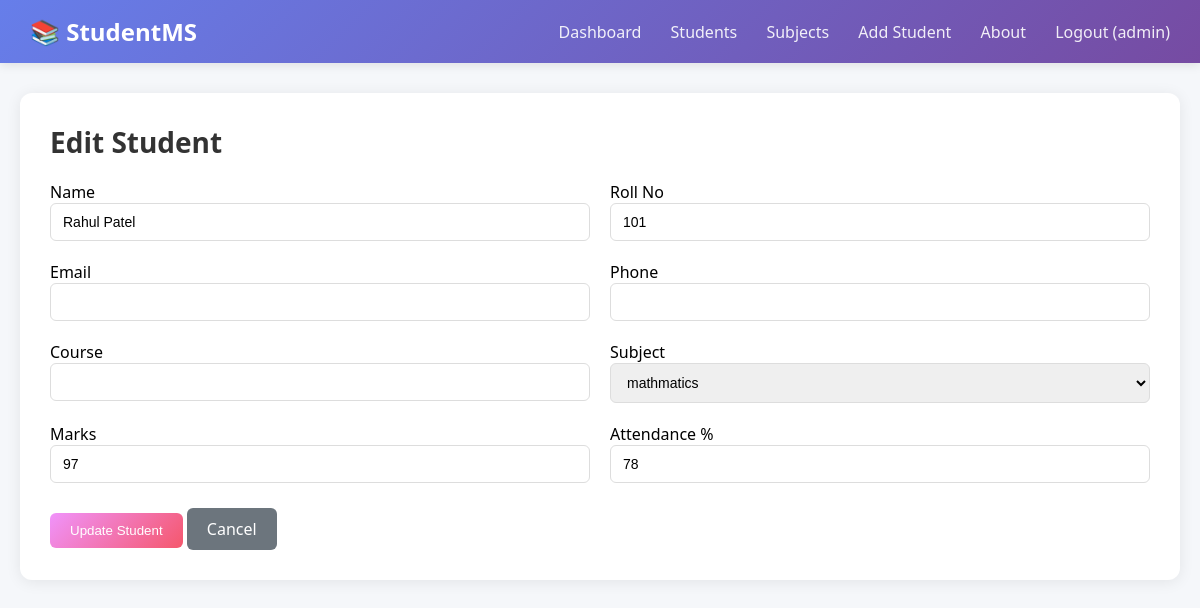
Screenshot of /edit/1 (signed in) with the database file from the repository.
### tables this page shows
CREATE TABLE student
                    (id INTEGER PRIMARY KEY AUTOINCREMENT,
                     name TEXT,
                     roll_no TEXT UNIQUE,
                     subject_id INTEGER,
                     marks INTEGER,
                     attendance INTEGER,
                     created_by INTEGER,
                     FOREIGN KEY(subject_id) REFERENCES subjects(id),
                     FOREIGN KEY(created_by) REFERENCES users(id));

### app.py (the view, shortened to what this page needs)
@app.route('/edit/<int:id>', methods=['GET', 'POST'])
@login_required
@admin_required
def edit(id):
    conn = get_db()
    student = conn.execute("SELECT * FROM student WHERE id=?", (id,)).fetchone()
    subjects = conn.execute("SELECT * FROM subjects").fetchall()
    conn.close()
    return render_template('edit.html', student=student, subjects=subjects)

### app.py (called while the page is built)
def get_db():
    os.makedirs(os.path.dirname(DB_PATH), exist_ok=True)
    conn = sqlite3.connect(DB_PATH)
    conn.row_factory = sqlite3.Row
    return conn

def login_required(f):
    @wraps(f)
    def decorated(*args, **kwargs):
        if 'user_id' not in session:
            flash('Please login first!', 'danger')
            return redirect(url_for('login'))
        return f(*args, **kwargs)
    return decorated

def admin_required(f):
    @wraps(f)
    def decorated(*args, **kwargs):
        if 'role' not in session or session['role']!= 'admin':
            flash('Admin access required!', 'danger')
            return redirect(url_for('home'))
        return f(*args, **kwargs)
    return decorated

### templates/edit.html
{% extends "base.html" %}
{% block content %}
<div class="card">
    <h2>Edit Student</h2>
    <form method="POST" style="margin-top: 20px;">
        <div style="display: grid; grid-template-columns: 1fr 1fr; gap: 20px;">
            <div><label>Name</label><input type="text" name="name" value="{{ student.name }}" required></div>
            <div><label>Roll No</label><input type="text" name="roll_no" value="{{ student.roll_no }}" required></div>
            <div><label>Email</label><input type="email" name="email" value="{{ student.email }}" required></div>
            <div><label>Phone</label><input type="text" name="phone" value="{{ student.phone }}" required></div>
            <div><label>Course</label><input type="text" name="course" value="{{ student.course }}" required></div>
            <div>
                <label>Subject</label>
                <select name="subject" required>
                    {% for sub in subjects %}
                        <option value="{{ sub.subject_name }}" {% if sub.subject_name==student.subject %}selected{% endif %}>{{ sub.subject_name }}</option>
                    {% endfor %}
                </select>
            </div>
            <div><label>Marks</label><input type="number" name="marks" value="{{ student.marks }}" min="0" max="100" required></div>
            <div><label>Attendance %</label><input type="number" name="attendance" value="{{ student.attendance }}" min="0" max="100" required></div>
        </div>
        <div style="margin-top: 25px;">
            <button type="submit" class="btn btn-warning">Update Student</button>
            <a href="/records" class="btn" style="background: #6c757d; color: white;">Cancel</a>
        </div>
    </form>
</div>
{% endblock %}

### templates/base.html (style rules this page uses)
* { margin: 0; padding: 0; box-sizing: border-box; }
body { font-family: 'Segoe UI', Tahoma, Geneva, Verdana, sans-serif; background: #f5f7fa; min-height: 100vh; }
.card { background: white; padding: 30px; border-radius: 12px; box-shadow: 0 2px 15px rgba(0,0,0,0.08); margin-bottom: 25px; }
.btn { padding: 10px 20px; border: none; border-radius: 6px; cursor: pointer; text-decoration: none; display: inline-block; font-weight: 500; transition: all 0.3s; }
.btn-warning { background: linear-gradient(135deg, #f093fb 0%, #f5576c 100%); color: white; }
input, select { width: 100%; padding: 10px 12px; border: 1px solid #ddd; border-radius: 6px; font-size: 14px; transition: all 0.3s; }
h2 { color: #333; margin-bottom: 20px; font-size: 28px; }

### rows the page displays
student: name "Rahul Patel", roll_no "101", marks "97", attendance "78"

### other values shown
{{ session['username'] }} "admin"
form field subject "mathmatics"
